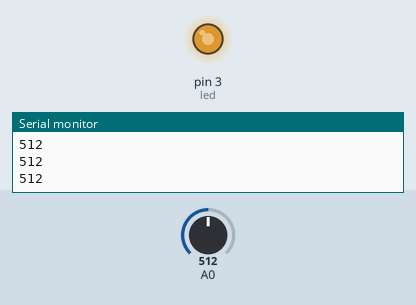
A sketch run on a simulated Arduino Uno, built with avr-gcc and run on an emulated ATmega328P. Shown: output pins drawn as LEDs (lit = HIGH), the last lines printed to the serial monitor. The test bench sets the inputs (shaded band); at power-on: A0 = 512.

Above: at 1.2 s.
1.3 s: A0 set to 716
At 2.5 s:
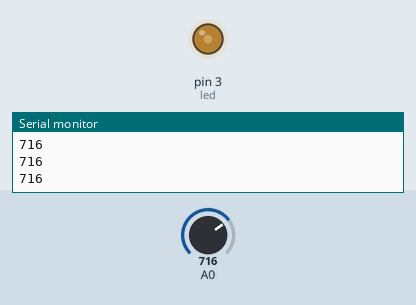
2.8 s: A0 set to 900
At 3.7 s:
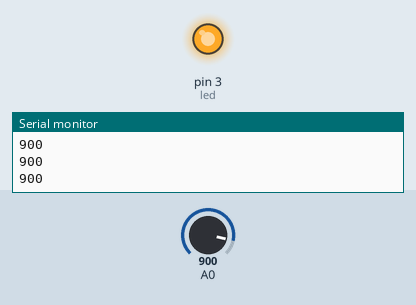
4.3 s: A0 set to 306
At 4.9 s:
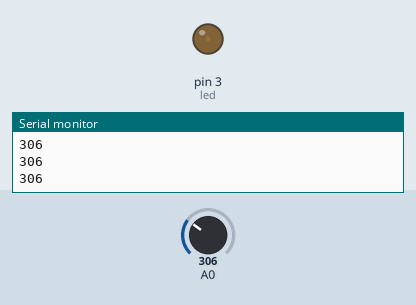
5.8 s: A0 set to 0
At 7.2 s:
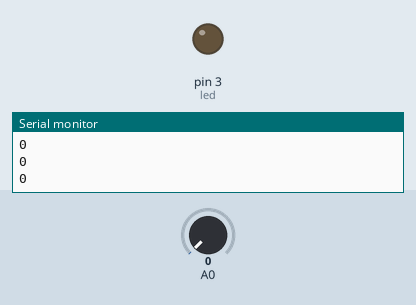
Timing chart, 0 to 8.3 s (numbered marks = the images above; inputs shaded):
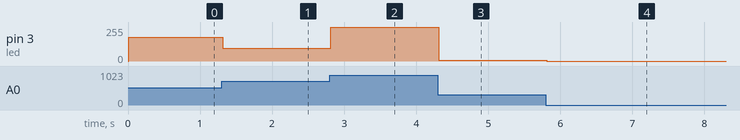

Measured:
- after the input at 1.3 s, pin 3 (led): 179/255 → 96/255 at once
- after the input at 2.8 s, pin 3 (led): 96/255 → 253/255 at once
- after the input at 4.3 s, pin 3 (led): 253/255 → 4/255 at once
- after the input at 5.8 s, pin 3 (led): 4/255 → 0/255 at once

The sketch:

ldr_with_changing_intensity.ino
```cpp
int ldr=0;
int intensity=0;
const int led=3;

void setup() {
  Serial.begin(9600);
  pinMode(A0, INPUT);
  // put your setup code here, to run once:

}

void loop() {
 ldr=analogRead(A0);

  delay(10);
  Serial.println(ldr);
  ldr=map(ldr, 0,300, 0,255);
  //Serial.println(ldr);
  analogWrite(led, ldr);

  // put your main code here, to run repeatedly:

}
```
